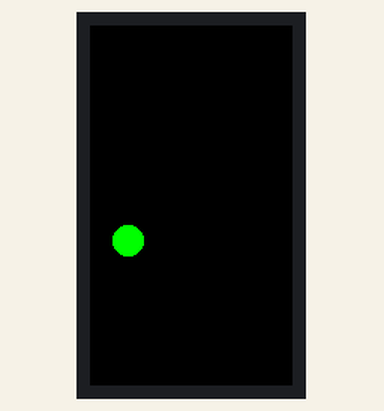
This program was run on a simulated ESP32 board running MicroPython. Shown: 135×240 colour display. Random numbers come from a fixed seed.

Above: at 0.4 s.
At 8.08 s:
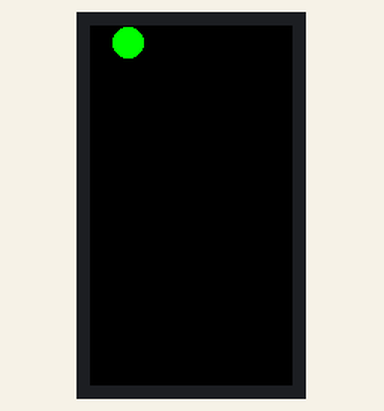
At 15.86 s:
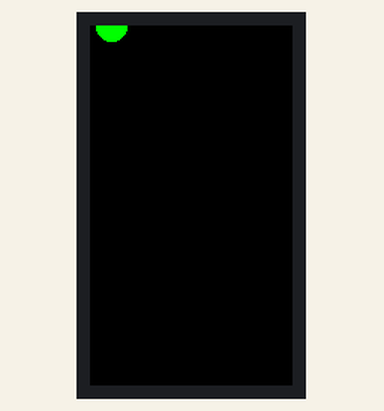
At 19.65 s:
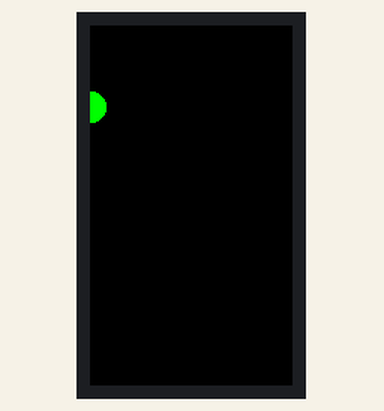
At 29.45 s:
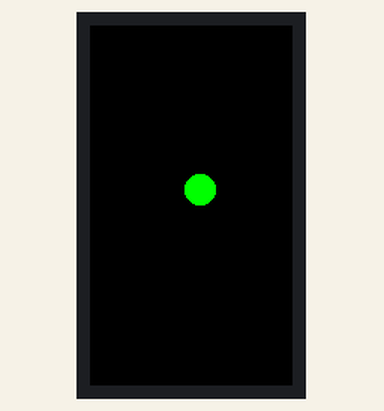
At 38.55 s:
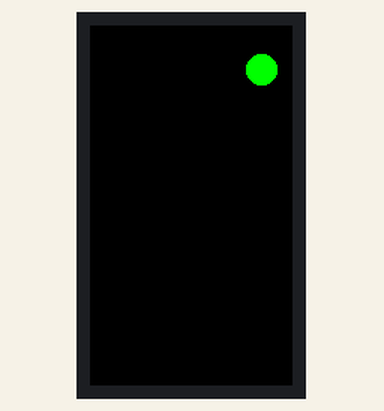

The program:

bichito_moviendose.py
```python
from time import sleep_ms
from random import randint, random, choice
from machine import Pin, SPI
import st7789

spi = SPI(1, baudrate=30000000, polarity=1, phase=1, sck=Pin(18), mosi=Pin(19))
display = st7789.ST7789(
    spi,
    135,
    240,
    reset=Pin(23, Pin.OUT),
    cs=Pin(5, Pin.OUT),
    dc=Pin(16, Pin.OUT),
    backlight=Pin(4, Pin.OUT),
    rotation=0,
)
display.init()

display.rotation(2)
screen_height = 240
screen_width = 135
screen = screen_width, screen_height
size = 10
color = st7789.GREEN
background = st7789.BLACK
movement = 0, 0
speed = 10
speed_decay = 0.3
position = randint(0, screen_width - size), randint(0, screen_height - size)
fps = 10

display.fill(background)

while True:
    display.fill_circle(position[0], position[1], size, background)

    new_movement = random() * choice((1, -1)), random() * choice((1, -1))
    movement = tuple(
        int((old * speed_decay + new * speed))
        for old, new in zip(movement, new_movement)
    )

    position = tuple(
        min(limit - size, max(0, pos + move))
        for pos, move, limit in zip(position, movement, screen)
    )

    display.fill_circle(position[0], position[1], size, color)

    sleep_ms(int(1000 / fps))
```
